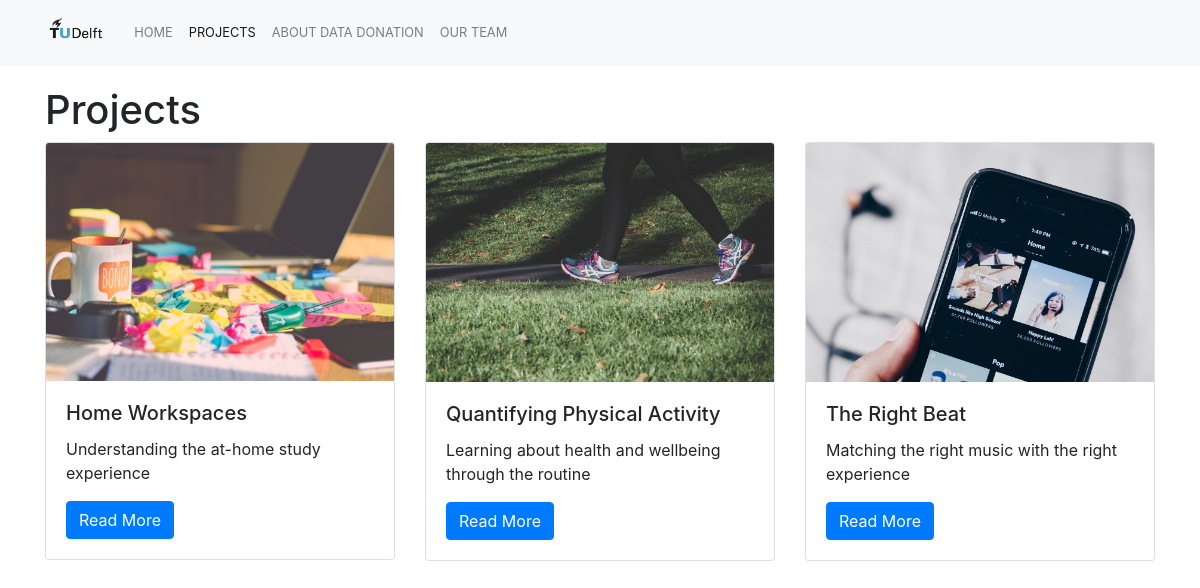
Page /causes/ on the committed database.
### causes/models.py (models this page shows, shortened)
class Cause(models.Model):
    title = models.CharField(max_length=100, blank=False, null=True) # Short string frield to hold the name of the cause
    description_tweet = models.CharField(max_length=280, blank=False, null=True) #Tweet-Like description of project
    description = models.TextField(blank=False, null=True) # Large string frield to hold a piece of text
    data = models.CharField(max_length=100, blank=False, null=True) # Short string
    image = models.ImageField(upload_to="images", blank=True, null=True)
    active = models.BooleanField(default=False, null=True) # Status: Accepting data or not
    start = models.DateField(blank=False, null=True) # Start of project
    end = models.DateField(blank=False, null=True) # End of project
    contact_name = models.CharField(max_length=100, blank=False, null=True) #Name of Researcher
    contact_email = models.EmailField(blank=False, null=True) # Email of person in charge.
    data_info = models.TextField(blank=False, null=True)

### causes/views.py (the view)
# urls.py: path("", views.cause_index, name="cause_index"),
def cause_index(request):
    causes = Cause.objects.all() # Query: Retrieving all objects in the projects table (all causes)
    context = {
        'causes' : causes # key: causes, to which we assign queryset containing all causes
    }
    return render(request, "cause_index.html", context) # Context is added to render so it will be available in template

### causes/templates/cause_index.html
{% extends "base.html" %}
{% load static %}
{% block page_content %}
<section style="padding-top: 20px">
<h1>Projects</h1>
<div class="row">
{% for cause in causes %}
    <div class="col-md-4">
        <div class="card mb-2">
            <img class="card-img-top" src="{{ cause.image.url }}">
            <div class="card-body">
                <h5 class="card-title">{{ cause.title }}</h5>
                <p class="card-text">{{ cause.description_tweet }}</p>
                <a href="{% url 'cause_detail' cause.pk %}"
                   class="btn btn-primary">
                    Read More
                </a>
            </div>
        </div>
    </div>
    {% endfor %}
</div>
</section>
{% endblock %}

### rows in the picture
Cause: image (picture), title "Home Workspaces", description_tweet "Understanding the at-home study experience"
Cause: image (picture), title "Quantifying Physical Activity", description_tweet "Learning about health and wellbeing through the routine"
Cause: image (picture), title "The Right Beat", description_tweet "Matching the right music with the right experience"
